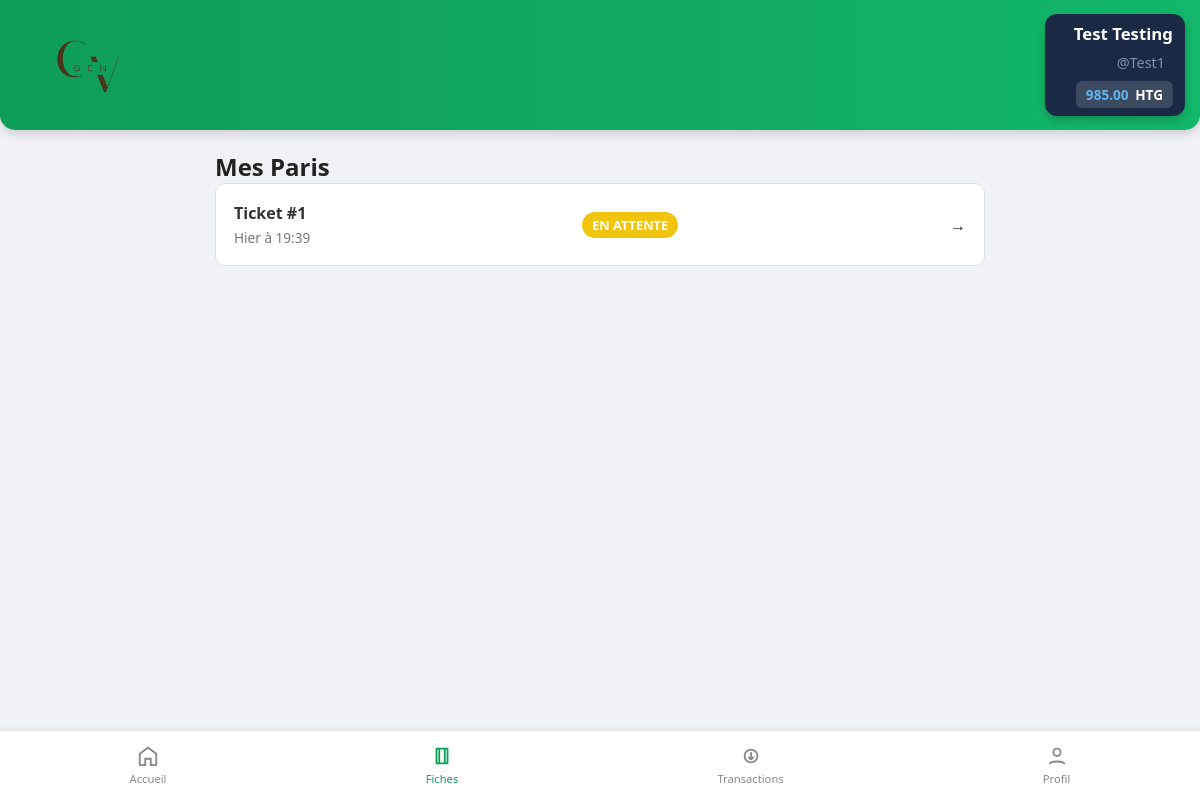
The app's page /fiches (signed in) with its own data.
### tables this page shows
CREATE TABLE parieurs (
                    id INTEGER PRIMARY KEY AUTOINCREMENT NOT NULL,
                    prenom TEXT NOT NULL,
                    nom TEXT NOT NULL,
                    username TEXT NOT NULL UNIQUE,
                    email TEXT NOT NULL UNIQUE,
                    age INT NOT NULL,
                    classe TEXT NOT NULL,
                    mdp TEXT NOT NULL,
                    created_at TEXT NOT NULL,
                    solde INTEGER DEFAULT 100000,
                    role TEXT DEFAULT 'parieur'
                );

CREATE TABLE paris (
                    id INTEGER PRIMARY KEY AUTOINCREMENT NOT NULL,
                    mise INTEGER NOT NULL,
                    gain_potentiel INTEGER NOT NULL,
                    date_pari TEXT NOT NULL,
                    statut TEXT DEFAULT 'En attente',
                    parieur_id INTEGER,
                    FOREIGN KEY (parieur_id) REFERENCES parieurs(id) ON DELETE CASCADE
                );

### routes.py (the view)
@app.route("/fiches")
def fiches():
    if "username" not in session:
        flash("Veuillez vous connecter !")
        return redirect(url_for("login"))
    user = get_user_by_username(session["username"])
    mes_fiches = get_fiches_detaillees(user["id"])
    return render_template("fiches.html", fiches=mes_fiches)

### data.py (called while the page is built)
def depuis_centimes(centimes):
    if centimes is None:
        return Decimal("0.00")
    return (Decimal(str(centimes)) / Decimal("100")).quantize(Decimal("0.01"))

def get_user_by_username(username):
    try:
        with sqlite3.connect(DB_NAME) as conn:
            conn.row_factory = sqlite3.Row
            cur = conn.cursor()
            cur.execute("SELECT * FROM parieurs WHERE username = ?", (username,))
            user = cur.fetchone()
            if user:
                user_dict = dict(user)
                user_dict["solde"] = depuis_centimes(user_dict["solde"])
                return user_dict
            return None
    except sqlite3.Error as e:
        print(f"Erreur : {e}")
        return None

### routes.py (called while the page is built)
def set_date(date_a_tester):
    try:
        partie_date, partie_heure = date_a_tester.split(" ")
        heure_formatee = partie_heure[:5]
    except ValueError:
        return date_a_tester
    aujourdhui = date.today().isoformat()
    hier = (date.today() - timedelta(days=1)).isoformat()
    demain = (date.today() + timedelta(days=1)).isoformat()
    if partie_date == aujourdhui:
        return f"Aujourd'hui à {heure_formatee}"
    elif partie_date == hier:
        return f"Hier à {heure_formatee}"
    elif partie_date == demain:
        return f"Demain à {heure_formatee}"
    else:
        return f"{partie_date} à {heure_formatee}"

@app.context_processor
def inject_user():
    user = None
    if "username" in session:
        user = get_user_by_username(session["username"])
    return dict(current_user=user)

@app.template_filter("devise")
def format_devise(valeur_centimes):
    return "{:,.2f} HTG".format(valeur_centimes / 100)

### templates/fiches.html (shortened to what this page needs)
{% extends 'base.html' %} {% block css %}
<link rel="stylesheet" href="{{ url_for('static', filename='css/fiches.css') }}" type="text/css" media="all" />
{% endblock %} {% block content %}
<div class="fiches-container">
	<h2 class="section-title">Mes Paris</h2>
	{% if not fiches %}
	<div style="text-align: center; margin-top: 50px;">
		<p>Vous n'avez pas encore placé de paris.</p>
		<a href="{{ url_for('home') }}" class="btn-parier" style="display:inline-block; margin-top:15px; padding:10px 20px; background:#007bff; color:white; border-radius:5px; text-decoration:none;">Commencer à parier</a>
	</div>
	{% else %}
	<div class="fiches-list">
		 {% for id_pari, info in fiches.items() %}
		<details class="pari-card">
			<summary>
				<div class="ticket-info">
					<span class="ticket-id">Ticket #{{ id_pari }}</span>
					<span class="ticket-date">{{ set_date(info.date) }}</span>
				</div>
				 {% set status_class = 'status-en-attente' %} {% if info.statut == 'gagné' %}{% set status_class = 'status-gagne' %} {% elif info.statut == 'perdu' %}{% set status_class = 'status-perdu' %}{% endif %}
				<span class="status-badge {{ status_class }}"> {{ info.statut if info.statut else 'En attente' }} </span>
			</summary>
		</details>
		{% endfor %}
	</div>
	{% endif %}
</div>
{% endblock %}

### templates/base.html (shortened to what this page needs)
<!doctype html>
<html lang="fr">
  <head>
    <link rel="stylesheet" href="{{ url_for('static', filename='css/base.css') }}" />
    {% block css %}{% endblock %}
  </head>
  <body>
    <header class="top-bar">
      <div class="brand"><img src="{{url_for('static', filename='img/logo.png') }}" alt="Logo de InterPam" class="logo"/>
      </div>
      <div class="user-zone">
        <span class="user-name">{{ current_user.prenom|title }} {{ current_user.nom|title }}</span>
        <span class="username">@{{current_user.username}}</span>
        <div class="balance">{{ current_user.solde }} <strong>HTG</strong>
        </div>
      </div>
    </header>
    <main class="content">
      {% block content %} {% endblock %}
    <nav class="bottom-nav">
      <a href="{{ url_for('home') }}" class="nav-item {{ 'active' if request.endpoint == 'home' }}">
        <svg viewBox="0 0 24 24" class="icon">
          <path d="M3 9.5L12 3l9 6.5V21a1 1 0 0 1-1 1h-5v-7h-6v7H4a1 1 0 0 1-1-1V9.5z" />
        </svg>
        <span>Accueil</span>
      </a>
      <a href="{{ url_for('fiches') }}" class="nav-item {{ 'active' if request.endpoint == 'fiches' }}">
        <svg viewBox="0 0 24 24" class="icon">
          <path d="M6 4h12v16H6zM9 4v16M15 4v16" />
        </svg>
        <span>Fiches</span>
      </a>
      <a href="transactions.html" class="nav-item">
        <svg viewBox="0 0 24 24" class="icon">
          <path d="M12 8v8m0 0l-3-3m3 3l3-3M5 12a7 7 0 1 1 14 0 7 7 0 0 1-14 0z" />
        </svg>
        <span>Transactions</span>
      </a>
      <a href="profil.html" class="nav-item">
        <svg viewBox="0 0 24 24" class="icon">
          <circle cx="12" cy="8" r="4" />
          <path d="M4 21c0-4 16-4 16 0" />
        </svg>
        <span>Profil</span>
      </a>
    </nav>
  </body>
</html>

### static/css/base.css (style rules this page uses)
* { margin: 0; padding: 0; box-sizing: border-box; font-family: "Poppins", system-ui, sans-serif; }
body { background: #f0f2f5; color: #222; }
.top-bar { width: 100%; height: 130px; background: linear-gradient(90deg, #0f9d58, #12b76a); display: flex; align-items: center; justify-content: space-between; padding: 0 15px; color: white; box-shadow: 0 4px 10px rgba(0, 0, 0, 0.15); z-index: 100; border-radius: 0 0 15px 15px; }
.brand { display: flex; flex-direction: column; align-items: center; gap: 12px; }
.logo { width: auto; height: 150px; padding: 8px; border-radius: 12px; display: block; }
.user-zone { background: #1a2a44; padding: 8px 12px; border-radius: 12px; text-align: right; box-shadow: 0 4px 8px rgba(0, 0, 0, 0.2); min-width: 140px; align-items: center; justify-content: center; align-content: center; line-height: 1.4; }
.user-name { display: block; font-size: 1.05rem; font-weight: 700; color: #fff; margin: 0; padding: 0; }
.username { display: block; font-size: 0.9rem; opacity: 0.8; color: #a0aec0; margin: 8px; }
.balance { background: rgba(255, 255, 255, 0.15); padding: 4px 10px; border-radius: 6px; font-size: 0.85rem; font-weight: 600; color: #63b3ed; display: inline-block; }
.balance strong { color: white; margin-left: 3px; }
.bottom-nav { position: fixed; left: 0; bottom: 0; width: 100%; height: 70px; margin: 0; padding: 0; background: #fff; border-top: 1px solid #e3e3e3; display: flex; justify-content: space-around; align-items: center; box-shadow: 0 -2px 5px rgba(0, 0, 0, 0.05); }
.nav-item { text-decoration: none; color: #888; font-size: 0.7rem; display: flex; flex-direction: column; align-items: center; transition: color 0.2s ease; }
.nav-item .icon { width: 22px; height: 22px; stroke: currentColor; fill: none; stroke-width: 2; margin-bottom: 4px; }
.nav-item.active { color: #0f9d58; }

### static/css/fiches.css (style rules this page uses)
.fiches-container { max-width: 800px; margin: 20px auto; padding: 0 15px; }
.pari-card { background: #ffffff; border: 1px solid #e0e0e0; border-radius: 10px; margin-bottom: 15px; transition: all 0.3s cubic-bezier(0.4, 0, 0.2, 1); transition: open 2s ease; }
summary { list-style: none; padding: 18px; cursor: pointer; display: flex; justify-content: space-between; align-items: center; font-weight: 500; }
summary::after { content: '→'; transition: all 0.3s; font-weight: bold; }
.ticket-info { display: flex; flex-direction: column; gap: 4px; }
.ticket-id { font-weight: bold; color: #333; }
.ticket-date { font-size: 0.85em; color: #777; }
.status-badge { padding: 4px 10px; border-radius: 20px; font-size: 0.8em; font-weight: bold; text-transform: uppercase; color: #fff; }
.status-en-attente { background-color: #f1c40f; }

### records on screen
parieurs: prenom "Test", nom "Testing", username "Test1"
paris: id_pari "1", date_pari "Hier à 19:39", statut "EN ATTENTE"

### other values on screen
{{ current_user.solde }} "985.00"
